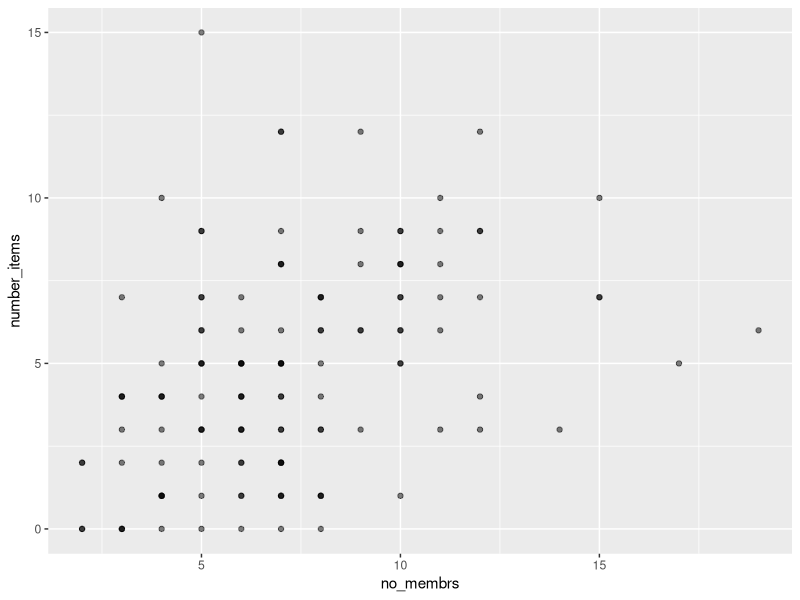
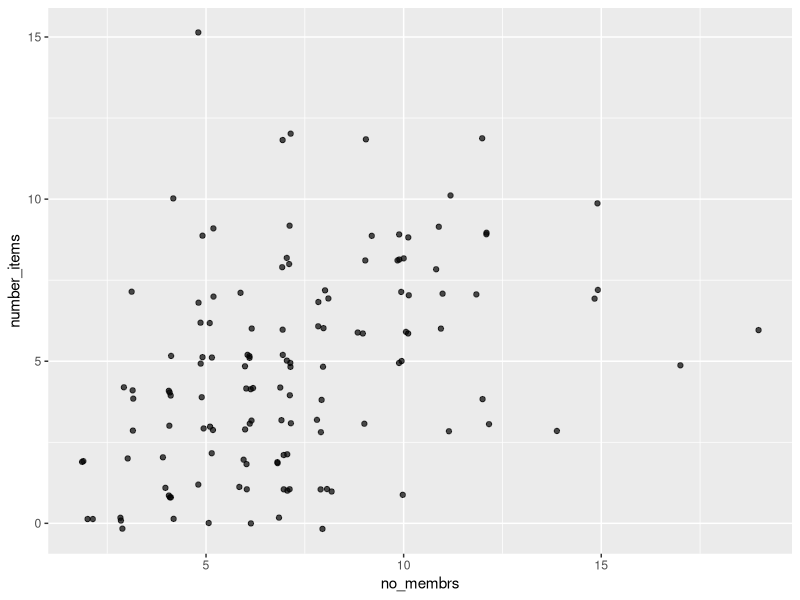
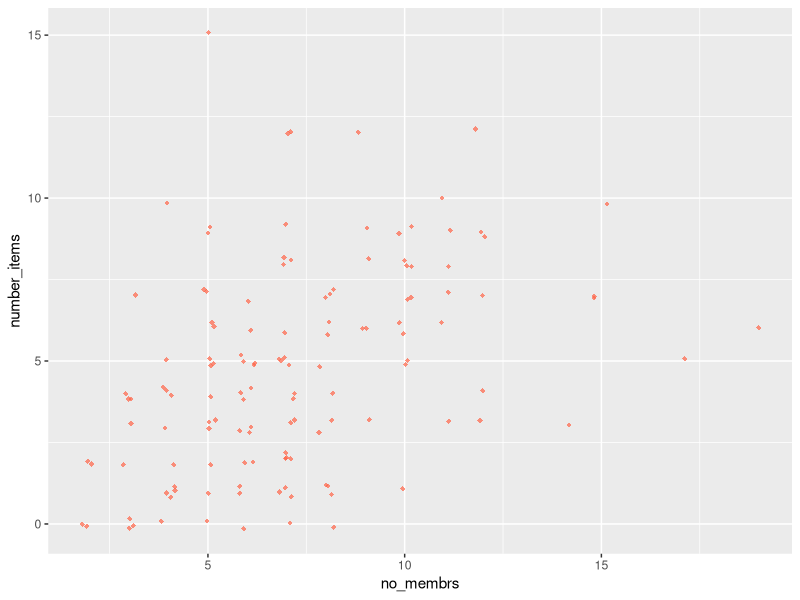

R code for these plots, in order: (Note: this script raises an error after producing the figures.)
# Coren Huff
# 2026-06-02
# Visualization with ggplot2


# Set up script -----------------------------------------------------------

library(tidyverse)

interviews_plotting <- read_csv("data/interviews-plotting.csv")

#structure of ggplot2
interviews_plotting |> 
  ggplot(mapping = aes(x = no_membrs, y = number_items)) +
  geom_point(alpha = 0.5)

#using a different geom 
interviews_plotting |> 
  ggplot(mapping = aes(x = no_membrs, y = number_items)) +
  geom_jitter(alpha = 0.7, 
              width = 0.2, 
              height = 0.2)

#mapping v setting

#setting color
interviews_plotting |> 
  ggplot(mapping = aes(x = no_membrs, y = number_items)) +
  geom_jitter(alpha = 0.7, 
              width = 0.2, 
              height = 0.2, 
              color = "tomato", 
              shape = 18)
  
#mapping color to the data
interviews_plotting |> 
  filter_out(is.na(memb_assoc)) |> 
  ggplot(mapping = aes(x = no_membrs, y = number_items,
                       color = village, 
                       shape = memb_assoc)) +
  geom_jitter(alpha = 0.7, 
              width = 0.2, 
              height = 0.2, 
              )

interviews_plotting |> 
  filter_out(is.na(memb_assoc)) |> 
  ggplot(mapping = aes(x = no_membrs, y = number_items)) +
  geom_jitter(aes(color = village, 
                  shape = memb_assoc), 
              alpha = 0.7, 
              width = 0.2, 
              height = 0.2) +
  scale_color_viridis_d(option = "mako")


interviews_plotting |> 
  ggplot(aes(x = respondent_wall_type, y = rooms)) + 
  geom_boxplot()

#investigate the plot 
interviews_plotting |> 
  count(respondent_wall_type)

interviews_plotting |> 
  filter(respondent_wall_type != 'cement') |> 
  ggplot(aes(x = respondent_wall_type, y = rooms)) + 
  geom_boxplot(outliers = FALSE) +
  geom_jitter(aes(color = village),
              width = 0.2, 
              height = 0)


interviews_plotting |> 
  ggplot(aes(y = fct_infreq(respondent_wall_type))) +  #can plot on x to make vertical
  geom_bar(aes(fill = village)) +
  labs(y = "Wall Type",
       x = NULL,
       fill = "Village") +
  theme_classic()

ggsave("fig/wall-type.png", height = 12, width = 5)
